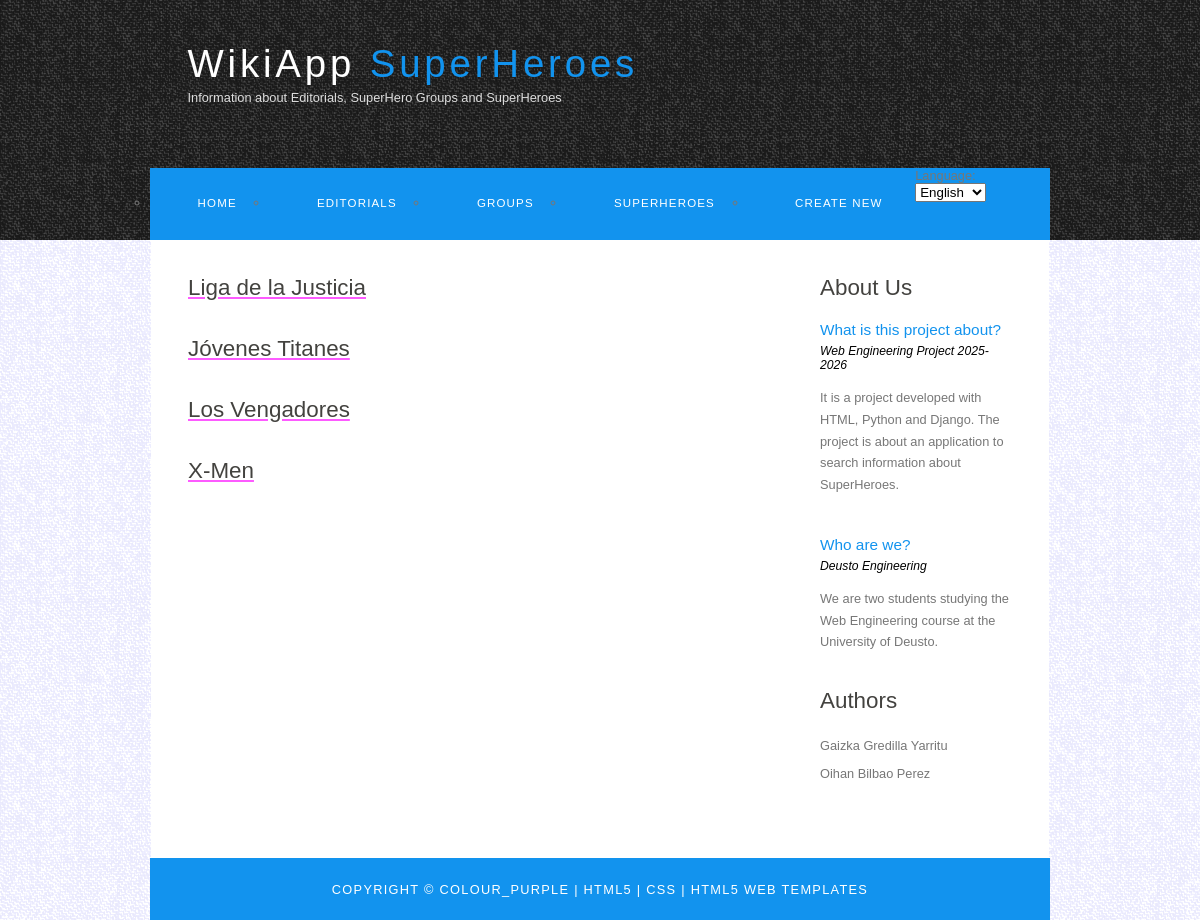
/WikiApp/listagrupodesuperheroes/, run on an earlier commit of the app's database.
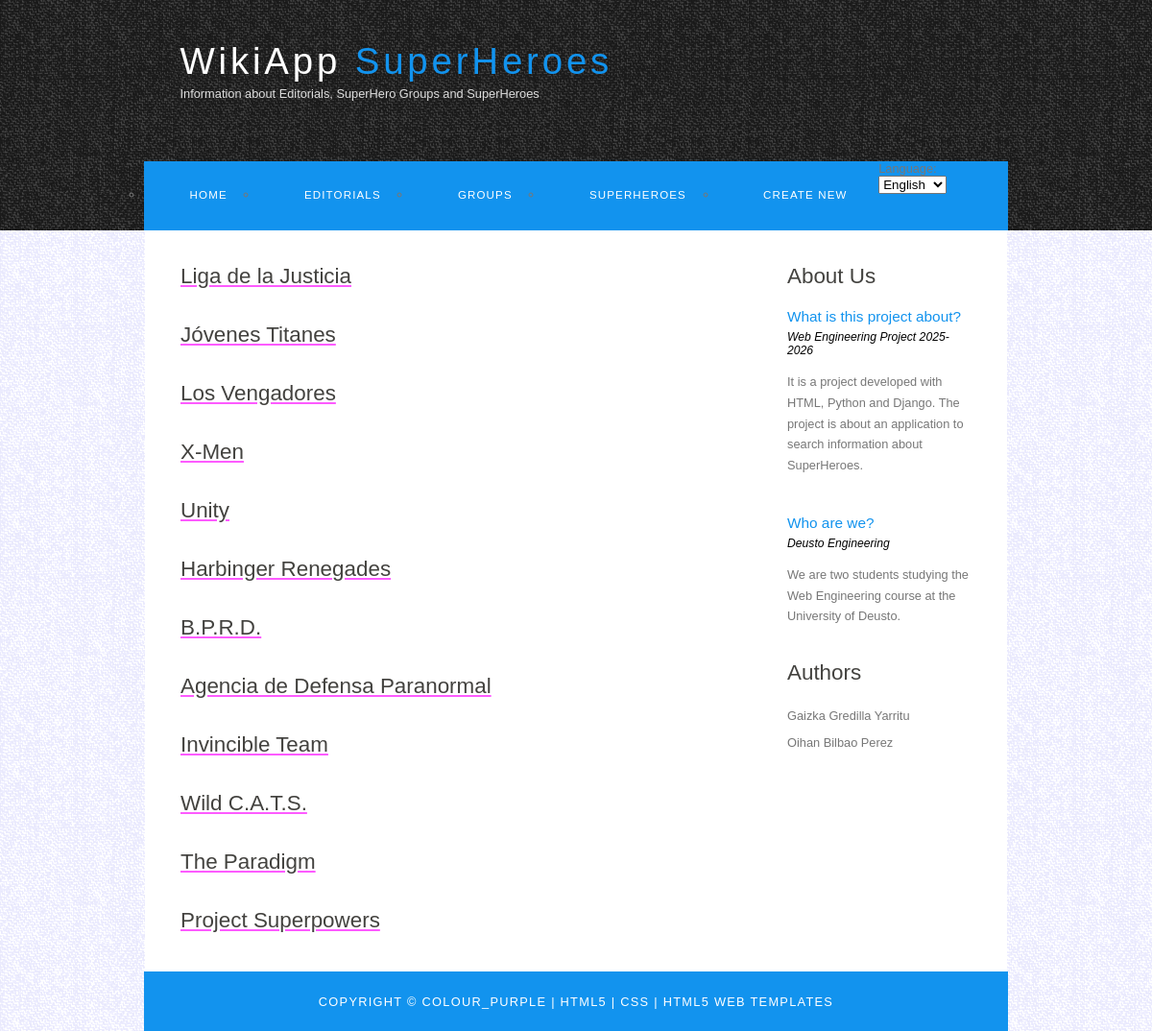
And on a later commit of the database.
### WikiApp/models.py (models this page shows, shortened)
class GrupoDeSuperHeroes(models.Model):
    nombre = models.CharField(max_length=100)
    Editorial = models.ForeignKey(Editorial,related_name='editorialGrupo', on_delete= models.CASCADE)
    SuperHeroe = models.ManyToManyField('SuperHeroe', related_name="superheroeGrupo")

### WikiApp/views.py (the view)
# urls.py: path('listagrupodesuperheroes/', views.listaGrupoDeSuperHeroes.as_view(),name='listagrupodesuperheroes'),
class listaGrupoDeSuperHeroes(ListView):
    model= GrupoDeSuperHeroes
    template_name='WikiApp/listagrupodesuperheroes.html'
    context_object_name='grupodesuperheroes_list'

### WikiApp/templates/WikiApp/listagrupodesuperheroes.html
{% extends 'WikiApp/base.html' %}
{% load i18n %}
{% block contenido %}
{% for grupodesuperheroes in grupodesuperheroes_list%}
<a href="{% url 'detallegrupodesuperheroes' grupodesuperheroes.id%}">
    <h1> {{ grupodesuperheroes.nombre }}</h1>
</a>
{% empty %}
    <p>{% trans "No groups available." %}</p>
{% endfor %}
{% endblock %}

What changed in the data, as far as the page shows it:
added GrupoDeSuperHeroes: nombre "Unity"
added GrupoDeSuperHeroes: nombre "Harbinger Renegades"
added GrupoDeSuperHeroes: nombre "B.P.R.D."
added GrupoDeSuperHeroes: nombre "Agencia de Defensa Paranormal"
added GrupoDeSuperHeroes: nombre "Invincible Team"
added GrupoDeSuperHeroes: nombre "Wild C.A.T.S."
added GrupoDeSuperHeroes: nombre "The Paradigm"
added GrupoDeSuperHeroes: nombre "Project Superpowers"
